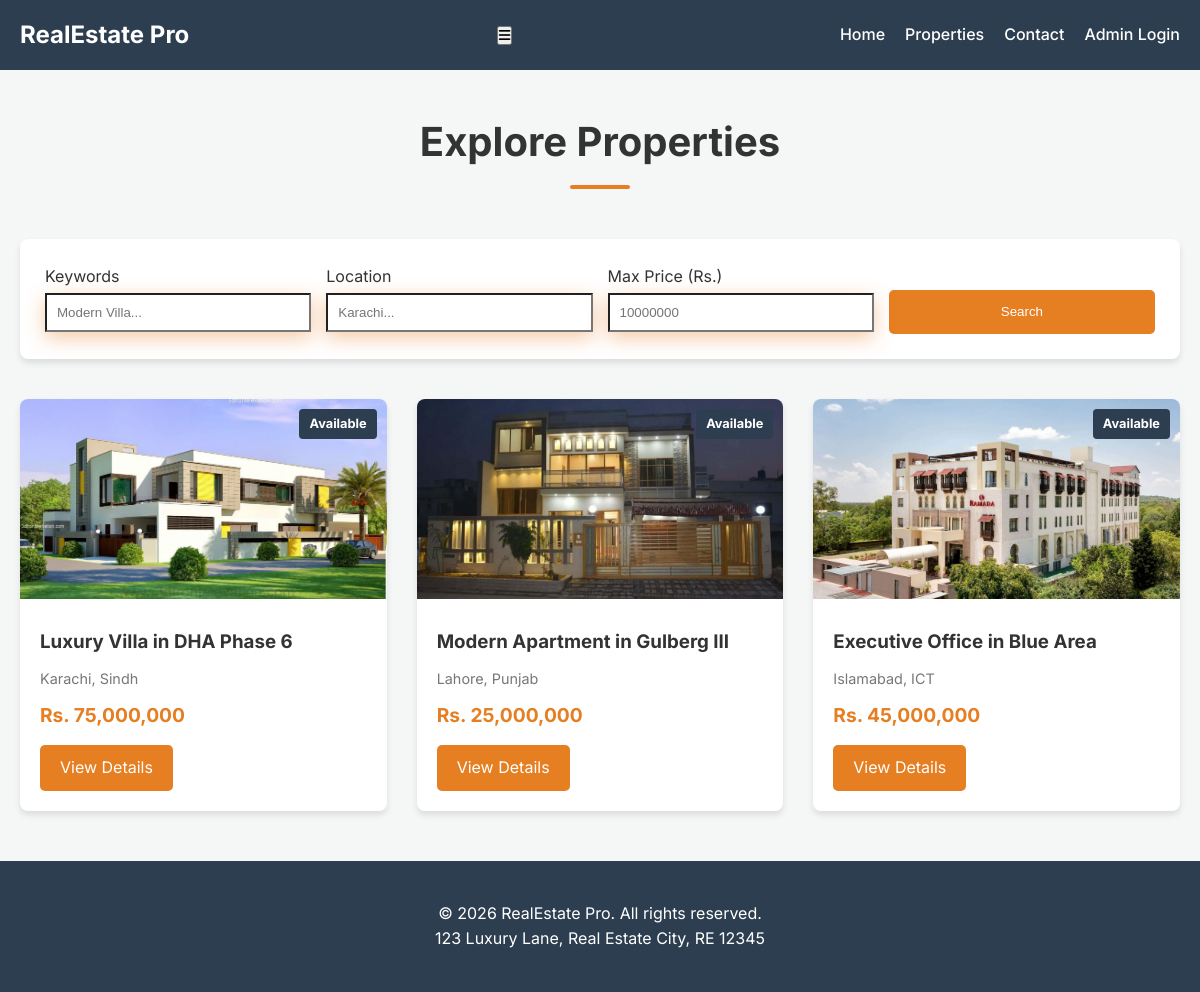
/properties.php, run on the app's committed database.
### tables this page shows
CREATE TABLE IF NOT EXISTS `properties` (
    `id` INT AUTO_INCREMENT PRIMARY KEY,
    `title` VARCHAR(100) NOT NULL,
    `location` VARCHAR(100) NOT NULL,
    `price` DECIMAL(10, 2) NOT NULL,
    `image` VARCHAR(255) NOT NULL,
    `description` TEXT NOT NULL,
    `status` ENUM('Available', 'Sold', 'Rent') DEFAULT 'Available',
    `created_at` TIMESTAMP DEFAULT CURRENT_TIMESTAMP
);

### properties.php (the view, shortened to what this page needs)
<?php
include 'includes/header.php';
$query = "SELECT * FROM properties";
$query .= " ORDER BY created_at DESC";
$stmt = $conn->prepare($query);
$stmt->execute();
$result = $stmt->get_result();
?>
<main class="container">
    <h2 class="section-title">Explore Properties</h2>
    <section
        style="background: var(--white); padding: 25px; border-radius: 8px; box-shadow: var(--shadow); margin-bottom: 40px;">
        <form action="properties.php" method="GET"
            style="display: grid; grid-template-columns: repeat(auto-fit, minmax(200px, 1fr)); gap: 15px; align-items: end;">
            <div class="form-group" style="margin-bottom: 0;">
                <label for="search">Keywords</label>
                <input type="text" name="search" id="search" placeholder="Modern Villa..."
                    value="<?php echo htmlspecialchars($_GET['search'] ?? ''); ?>">
            </div>
            <div class="form-group" style="margin-bottom: 0;">
                <label for="location">Location</label>
                <input type="text" name="location" id="location" placeholder="Karachi..."
                    value="<?php echo htmlspecialchars($_GET['location'] ?? ''); ?>">
            </div>
            <div class="form-group" style="margin-bottom: 0;">
                <label for="max_price">Max Price (Rs.)</label>
                <input type="number" name="max_price" id="max_price" placeholder="10000000"
                    value="<?php echo htmlspecialchars($_GET['max_price'] ?? ''); ?>">
            </div>
            <button type="submit" class="btn"
                style="height: 44px; margin-top: 0; width: 100%; border: none; cursor: pointer;">Search</button>
        </form>
    </section>
    <div class="property-grid">
        <?php if ($result->num_rows > 0): ?>
            <?php $delay = 0; ?>
            <?php while ($row = $result->fetch_assoc()): ?>
                <div class="property-card" data-aos="fade-up" data-aos-delay="<?php echo $delay; ?>" data-aos-duration="800">
                    <div style="position: relative;">
                        <img src="assets/images/<?php echo $row['image']; ?>" alt="<?php echo $row['title']; ?>"
                            onerror="this.src='https://via.placeholder.com/400x300?text=Property+Image'">
                        <span
                            style="position: absolute; top: 10px; right: 10px; background: var(--primary-color); color: #fff; padding: 5px 10px; border-radius: 4px; font-size: 0.8rem; font-weight: bold;">
                            <?php echo $row['status'] ?? 'Available'; ?>
                        </span>
                    </div>
                    <div class="property-content">
                        <h3><?php echo $row['title']; ?></h3>
                        <p class="location"><?php echo $row['location']; ?></p>
                        <div class="price">Rs. <?php echo number_format($row['price'], 0); ?></div>
                        <a href="property-detail.php?id=<?php echo $row['id']; ?>" class="btn">View Details</a>
                    </div>
                </div>
            <?php endwhile; ?>
        <?php else: ?>
            <p style="text-align: center; grid-column: 1/-1; padding: 50px 0;">No properties match your criteria.</p>
        <?php endif; ?>
    </div>
</main>
<?php include 'includes/footer.php'; ?>

### assets/css/style.css (style rules this page uses)
:root { --primary-color: #2c3e50; --accent-color: #e67e22; --text-color: #333; --light-bg: #f4f7f6; --white: #ffffff; --shadow: 0 4px 6px rgba(0, 0, 0, 0.1); --transition: all 0.3s ease; }
* { margin: 0; padding: 0; box-sizing: border-box; }
body { font-family: 'Inter', sans-serif; line-height: 1.6; color: var(--text-color); background-color: var(--light-bg); }
.container { max-width: 1200px; margin: 0 auto; padding: 0 20px; }
.section-title { text-align: center; margin: 40px 0; font-size: 2rem; }
.property-grid { display: grid; grid-template-columns: repeat(auto-fill, minmax(300px, 1fr)); gap: 30px; margin-bottom: 50px; }
.property-card { background: var(--white); border-radius: 8px; overflow: hidden; box-shadow: var(--shadow); transition: var(--transition); }
.property-card img { width: 100%; height: 200px; object-fit: cover; }
.property-content { padding: 20px; }
.property-content h3 { margin-bottom: 10px; }
.property-content .location { color: #777; font-size: 0.9rem; margin-bottom: 10px; }
.property-content .price { font-weight: bold; color: var(--accent-color); font-size: 1.2rem; }
.btn { display: inline-block; padding: 10px 20px; background: var(--accent-color); color: var(--white); text-decoration: none; border-radius: 5px; margin-top: 15px; transition: var(--transition); }
.form-group { margin-bottom: 15px; }
.form-group label { display: block; margin-bottom: 5px; }
.form-group input, .form-group textarea, .form-group select { width: 100%; padding: 10px; transform: translateY(-2px); box-shadow: 0 6px 20px rgba(230, 126, 34, 0.4); }
section { padding: 80px 0; }
.section-title { font-size: 2.5rem; margin-bottom: 50px; position: relative; padding-bottom: 15px; }
.section-title::after { content: ''; position: absolute; bottom: 0; left: 50%; transform: translateX(-50%); width: 60px; height: 4px; background: var(--accent-color); border-radius: 2px; }

### data on the page
properties: image (picture), status "Available", title "Luxury Villa in DHA Phase 6", location "Karachi, Sindh", price "75,000,000"
properties: image (picture), status "Available", title "Modern Apartment in Gulberg III", location "Lahore, Punjab", price "25,000,000"
properties: image (picture), status "Available", title "Executive Office in Blue Area", location "Islamabad, ICT", price "45,000,000"
